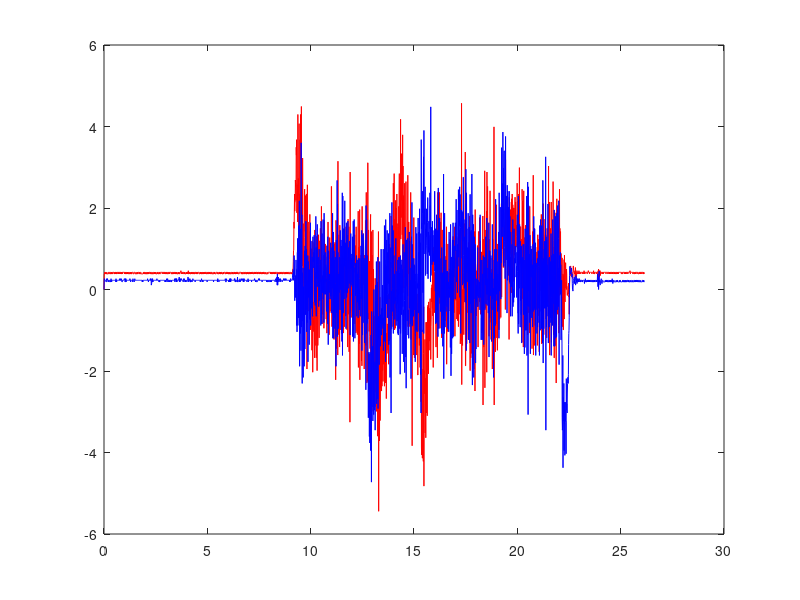

The MATLAB script that drew this image:
clc
clear
clf

data = csvread("10-rot.csv");

vec = data(:,13);



%vec = vec .* 3.1415;
%vec = vec ./ 180;

## for i=(1:length(vec))
##  xd = data(1:i,1);
##  yd = data(1:i,5);
##  ad = data(1:i,6);
##  bd = data(1:i,7);
##  clf
##  plot(xd, yd, "red");
##  hold on
##  plot(xd, ad, "blue");
##  plot
##  plot(xd, bd, "purple");
##  pause(0.001);
## end

plot(data(:,1), data(:,14), "red")
hold on
plot(data(:,1), data(:,15), "blue")
#hold on
#plot(data(:,1), data(:,16), "yellow")

% hold on
% plot(data(:,1), data(:,8))

mean(data(:,16))
var(data(:,16))
